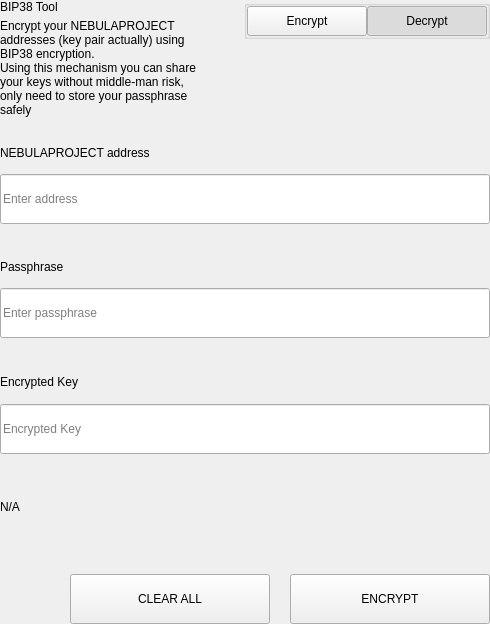
<?xml version="1.0" encoding="UTF-8"?>
<ui version="4.0">
 <class>SettingsBitToolWidget</class>
 <widget class="QWidget" name="SettingsBitToolWidget">
  <property name="geometry">
   <rect>
    <x>0</x>
    <y>0</y>
    <width>490</width>
    <height>624</height>
   </rect>
  </property>
  <property name="windowTitle">
   <string>Form</string>
  </property>
  <layout class="QVBoxLayout" name="verticalLayout">
   <property name="spacing">
    <number>0</number>
   </property>
   <property name="leftMargin">
    <number>0</number>
   </property>
   <property name="topMargin">
    <number>0</number>
   </property>
   <property name="rightMargin">
    <number>0</number>
   </property>
   <property name="bottomMargin">
    <number>0</number>
   </property>
   <item>
    <widget class="QWidget" name="left" native="true">
     <layout class="QVBoxLayout" name="verticalLayout_3">
      <property name="leftMargin">
       <number>0</number>
      </property>
      <property name="topMargin">
       <number>0</number>
      </property>
      <property name="rightMargin">
       <number>0</number>
      </property>
      <property name="bottomMargin">
       <number>0</number>
      </property>
      <item>
       <layout class="QVBoxLayout" name="verticalLayout_2">
        <property name="spacing">
         <number>0</number>
        </property>
        <item>
         <layout class="QHBoxLayout" name="horizontalLayout_3" stretch="3,1">
          <property name="spacing">
           <number>40</number>
          </property>
          <item>
           <layout class="QVBoxLayout" name="verticalLayoutTitle">
            <property name="spacing">
             <number>5</number>
            </property>
            <item>
             <widget class="QLabel" name="labelTitle">
              <property name="text">
               <string>BIP38 Tool</string>
              </property>
             </widget>
            </item>
            <item>
             <widget class="QLabel" name="labelSubtitle1">
              <property name="text">
               <string>Encrypt your NEBULAPROJECT addresses (key pair actually) using BIP38 encryption.
Using this mechanism you can share your keys without middle-man risk, only need to store your passphrase safely</string>
              </property>
              <property name="wordWrap">
               <bool>true</bool>
              </property>
             </widget>
            </item>
           </layout>
          </item>
          <item alignment="Qt::AlignTop">
           <widget class="QGroupBox" name="groupBox">
            <property name="title">
             <string/>
            </property>
            <property name="alignment">
             <set>Qt::AlignLeading|Qt::AlignLeft|Qt::AlignTop</set>
            </property>
            <layout class="QHBoxLayout" name="horizontalLayout_4">
             <property name="spacing">
              <number>0</number>
             </property>
             <property name="leftMargin">
              <number>0</number>
             </property>
             <property name="topMargin">
              <number>0</number>
             </property>
             <property name="rightMargin">
              <number>0</number>
             </property>
             <property name="bottomMargin">
              <number>0</number>
             </property>
             <item>
              <spacer name="horizontalSpacer">
               <property name="orientation">
                <enum>Qt::Horizontal</enum>
               </property>
               <property name="sizeHint" stdset="0">
                <size>
                 <width>40</width>
                 <height>20</height>
                </size>
               </property>
              </spacer>
             </item>
             <item>
              <widget class="QPushButton" name="pushLeft">
               <property name="minimumSize">
                <size>
                 <width>120</width>
                 <height>30</height>
                </size>
               </property>
               <property name="maximumSize">
                <size>
                 <width>120</width>
                 <height>30</height>
                </size>
               </property>
               <property name="focusPolicy">
                <enum>Qt::NoFocus</enum>
               </property>
               <property name="text">
                <string>Encrypt</string>
               </property>
               <property name="checkable">
                <bool>true</bool>
               </property>
               <property name="autoExclusive">
                <bool>true</bool>
               </property>
              </widget>
             </item>
             <item>
              <widget class="QPushButton" name="pushRight">
               <property name="minimumSize">
                <size>
                 <width>120</width>
                 <height>30</height>
                </size>
               </property>
               <property name="maximumSize">
                <size>
                 <width>120</width>
                 <height>30</height>
                </size>
               </property>
               <property name="focusPolicy">
                <enum>Qt::NoFocus</enum>
               </property>
               <property name="text">
                <string>Decrypt</string>
               </property>
               <property name="checkable">
                <bool>true</bool>
               </property>
               <property name="checked">
                <bool>true</bool>
               </property>
               <property name="autoExclusive">
                <bool>true</bool>
               </property>
              </widget>
             </item>
            </layout>
           </widget>
          </item>
         </layout>
        </item>
        <item>
         <widget class="QStackedWidget" name="stackedWidget">
          <property name="currentIndex">
           <number>1</number>
          </property>
          <widget class="QWidget" name="pageDecrypt">
           <layout class="QVBoxLayout" name="verticalLayout_5">
            <property name="spacing">
             <number>0</number>
            </property>
            <property name="leftMargin">
             <number>0</number>
            </property>
            <property name="topMargin">
             <number>0</number>
            </property>
            <property name="rightMargin">
             <number>0</number>
            </property>
            <property name="bottomMargin">
             <number>0</number>
            </property>
            <item>
             <widget class="QWidget" name="widget" native="true">
              <property name="minimumSize">
               <size>
                <width>0</width>
                <height>100</height>
               </size>
              </property>
              <layout class="QVBoxLayout" name="verticalLayout_4">
               <property name="spacing">
                <number>0</number>
               </property>
               <property name="leftMargin">
                <number>0</number>
               </property>
               <property name="topMargin">
                <number>0</number>
               </property>
               <property name="rightMargin">
                <number>0</number>
               </property>
               <property name="bottomMargin">
                <number>0</number>
               </property>
               <item>
                <spacer name="verticalSpacer_2">
                 <property name="orientation">
                  <enum>Qt::Vertical</enum>
                 </property>
                 <property name="sizeType">
                  <enum>QSizePolicy::Fixed</enum>
                 </property>
                 <property name="sizeHint" stdset="0">
                  <size>
                   <width>20</width>
                   <height>20</height>
                  </size>
                 </property>
                </spacer>
               </item>
               <item>
                <layout class="QHBoxLayout" name="horizontalLayout_6" stretch="2">
                 <property name="spacing">
                  <number>0</number>
                 </property>
                 <item>
                  <layout class="QVBoxLayout" name="verticalLayout_7">
                   <property name="spacing">
                    <number>9</number>
                   </property>
                   <item>
                    <widget class="QLabel" name="labelSubtitleKey">
                     <property name="minimumSize">
                      <size>
                       <width>0</width>
                       <height>20</height>
                      </size>
                     </property>
                     <property name="maximumSize">
                      <size>
                       <width>16777215</width>
                       <height>20</height>
                      </size>
                     </property>
                     <property name="text">
                      <string>Encrypted key</string>
                     </property>
                    </widget>
                   </item>
                   <item>
                    <widget class="QLineEdit" name="lineEditKey">
                     <property name="minimumSize">
                      <size>
                       <width>0</width>
                       <height>50</height>
                      </size>
                     </property>
                     <property name="maximumSize">
                      <size>
                       <width>16777215</width>
                       <height>50</height>
                      </size>
                     </property>
                     <property name="placeholderText">
                      <string>Enter a encrypted key</string>
                     </property>
                    </widget>
                   </item>
                  </layout>
                 </item>
                </layout>
               </item>
               <item>
                <spacer name="verticalSpacer_3">
                 <property name="orientation">
                  <enum>Qt::Vertical</enum>
                 </property>
                 <property name="sizeType">
                  <enum>QSizePolicy::Fixed</enum>
                 </property>
                 <property name="sizeHint" stdset="0">
                  <size>
                   <width>20</width>
                   <height>20</height>
                  </size>
                 </property>
                </spacer>
               </item>
               <item>
                <layout class="QVBoxLayout" name="verticalLayout_9">
                 <property name="spacing">
                  <number>9</number>
                 </property>
                 <item>
                  <widget class="QLabel" name="labelSubtitlePassphrase">
                   <property name="maximumSize">
                    <size>
                     <width>16777215</width>
                     <height>20</height>
                    </size>
                   </property>
                   <property name="text">
                    <string>Passphrase</string>
                   </property>
                  </widget>
                 </item>
                 <item>
                  <widget class="QLineEdit" name="lineEditPassphrase">
                   <property name="minimumSize">
                    <size>
                     <width>0</width>
                     <height>50</height>
                    </size>
                   </property>
                   <property name="maximumSize">
                    <size>
                     <width>16777215</width>
                     <height>50</height>
                    </size>
                   </property>
                   <property name="placeholderText">
                    <string>Enter a passphrase</string>
                   </property>
                  </widget>
                 </item>
                </layout>
               </item>
               <item>
                <spacer name="verticalSpacer_4">
                 <property name="orientation">
                  <enum>Qt::Vertical</enum>
                 </property>
                 <property name="sizeType">
                  <enum>QSizePolicy::Fixed</enum>
                 </property>
                 <property name="sizeHint" stdset="0">
                  <size>
                   <width>20</width>
                   <height>20</height>
                  </size>
                 </property>
                </spacer>
               </item>
               <item>
                <widget class="QWidget" name="widget_3" native="true">
                 <property name="sizePolicy">
                  <sizepolicy hsizetype="Preferred" vsizetype="Fixed">
                   <horstretch>0</horstretch>
                   <verstretch>0</verstretch>
                  </sizepolicy>
                 </property>
                 <layout class="QVBoxLayout" name="verticalLayout_10">
                  <property name="spacing">
                   <number>9</number>
                  </property>
                  <property name="leftMargin">
                   <number>0</number>
                  </property>
                  <property name="topMargin">
                   <number>0</number>
                  </property>
                  <property name="rightMargin">
                   <number>0</number>
                  </property>
                  <property name="bottomMargin">
                   <number>0</number>
                  </property>
                  <item>
                   <widget class="QLabel" name="labelSubtitleDecryptResult">
                    <property name="minimumSize">
                     <size>
                      <width>0</width>
                      <height>20</height>
                     </size>
                    </property>
                    <property name="maximumSize">
                     <size>
                      <width>16777215</width>
                      <height>20</height>
                     </size>
                    </property>
                    <property name="text">
                     <string>Decrypted address result</string>
                    </property>
                   </widget>
                  </item>
                  <item>
                   <widget class="QWidget" name="widget_4" native="true">
                    <layout class="QHBoxLayout" name="horizontalLayout" stretch="6,0,1">
                     <property name="spacing">
                      <number>0</number>
                     </property>
                     <property name="leftMargin">
                      <number>0</number>
                     </property>
                     <property name="topMargin">
                      <number>0</number>
                     </property>
                     <property name="rightMargin">
                      <number>0</number>
                     </property>
                     <property name="bottomMargin">
                      <number>0</number>
                     </property>
                     <item alignment="Qt::AlignVCenter">
                      <widget class="QLineEdit" name="lineEditDecryptResult">
                       <property name="minimumSize">
                        <size>
                         <width>0</width>
                         <height>50</height>
                        </size>
                       </property>
                       <property name="maximumSize">
                        <size>
                         <width>16777215</width>
                         <height>50</height>
                        </size>
                       </property>
                       <property name="placeholderText">
                        <string>Decrypted Address</string>
                       </property>
                      </widget>
                     </item>
                     <item>
                      <spacer name="horizontalSpacer_4">
                       <property name="orientation">
                        <enum>Qt::Horizontal</enum>
                       </property>
                       <property name="sizeType">
                        <enum>QSizePolicy::Fixed</enum>
                       </property>
                       <property name="sizeHint" stdset="0">
                        <size>
                         <width>20</width>
                         <height>50</height>
                        </size>
                       </property>
                      </spacer>
                     </item>
                     <item>
                      <widget class="QPushButton" name="pushButtonImport">
                       <property name="minimumSize">
                        <size>
                         <width>140</width>
                         <height>40</height>
                        </size>
                       </property>
                       <property name="text">
                        <string>Import Address</string>
                       </property>
                      </widget>
                     </item>
                    </layout>
                   </widget>
                  </item>
                 </layout>
                </widget>
               </item>
               <item>
                <widget class="QLabel" name="statusLabel_DEC">
                 <property name="maximumSize">
                  <size>
                   <width>16777215</width>
                   <height>40</height>
                  </size>
                 </property>
                 <property name="text">
                  <string/>
                 </property>
                </widget>
               </item>
               <item>
                <spacer name="verticalSpacer">
                 <property name="orientation">
                  <enum>Qt::Vertical</enum>
                 </property>
                 <property name="sizeType">
                  <enum>QSizePolicy::Preferred</enum>
                 </property>
                 <property name="sizeHint" stdset="0">
                  <size>
                   <width>20</width>
                   <height>20</height>
                  </size>
                 </property>
                </spacer>
               </item>
               <item>
                <layout class="QHBoxLayout" name="horizontalLayout_7">
                 <property name="spacing">
                  <number>0</number>
                 </property>
                 <item>
                  <spacer name="horizontalSpacer_5">
                   <property name="orientation">
                    <enum>Qt::Horizontal</enum>
                   </property>
                   <property name="sizeType">
                    <enum>QSizePolicy::Expanding</enum>
                   </property>
                   <property name="sizeHint" stdset="0">
                    <size>
                     <width>40</width>
                     <height>20</height>
                    </size>
                   </property>
                  </spacer>
                 </item>
                 <item>
                  <widget class="QPushButton" name="pushButtonDecryptClear">
                   <property name="minimumSize">
                    <size>
                     <width>200</width>
                     <height>50</height>
                    </size>
                   </property>
                   <property name="maximumSize">
                    <size>
                     <width>200</width>
                     <height>50</height>
                    </size>
                   </property>
                   <property name="text">
                    <string>CLEAR</string>
                   </property>
                  </widget>
                 </item>
                 <item>
                  <spacer name="horizontalSpacer_3">
                   <property name="orientation">
                    <enum>Qt::Horizontal</enum>
                   </property>
                   <property name="sizeType">
                    <enum>QSizePolicy::Fixed</enum>
                   </property>
                   <property name="sizeHint" stdset="0">
                    <size>
                     <width>20</width>
                     <height>20</height>
                    </size>
                   </property>
                  </spacer>
                 </item>
                 <item>
                  <widget class="QPushButton" name="pushButtonDecrypt">
                   <property name="minimumSize">
                    <size>
                     <width>200</width>
                     <height>50</height>
                    </size>
                   </property>
                   <property name="maximumSize">
                    <size>
                     <width>200</width>
                     <height>50</height>
                    </size>
                   </property>
                   <property name="text">
                    <string>DECRYPT KEY</string>
                   </property>
                  </widget>
                 </item>
                </layout>
               </item>
              </layout>
             </widget>
            </item>
           </layout>
          </widget>
          <widget class="QWidget" name="pageEncrypt">
           <layout class="QVBoxLayout" name="verticalLayout_11">
            <property name="spacing">
             <number>0</number>
            </property>
            <property name="leftMargin">
             <number>0</number>
            </property>
            <property name="topMargin">
             <number>0</number>
            </property>
            <property name="rightMargin">
             <number>0</number>
            </property>
            <property name="bottomMargin">
             <number>0</number>
            </property>
            <item>
             <spacer name="verticalSpacer_8">
              <property name="orientation">
               <enum>Qt::Vertical</enum>
              </property>
              <property name="sizeType">
               <enum>QSizePolicy::Fixed</enum>
              </property>
              <property name="sizeHint" stdset="0">
               <size>
                <width>20</width>
                <height>20</height>
               </size>
              </property>
             </spacer>
            </item>
            <item>
             <widget class="QWidget" name="containerAddressEnc" native="true">
              <layout class="QVBoxLayout" name="containerAddressEncLayout">
               <property name="spacing">
                <number>5</number>
               </property>
               <property name="leftMargin">
                <number>0</number>
               </property>
               <property name="topMargin">
                <number>0</number>
               </property>
               <property name="rightMargin">
                <number>0</number>
               </property>
               <property name="bottomMargin">
                <number>0</number>
               </property>
               <item>
                <widget class="QLabel" name="labelSubtitleAddress">
                 <property name="minimumSize">
                  <size>
                   <width>0</width>
                   <height>20</height>
                  </size>
                 </property>
                 <property name="maximumSize">
                  <size>
                   <width>16777215</width>
                   <height>20</height>
                  </size>
                 </property>
                 <property name="text">
                  <string>NEBULAPROJECT address</string>
                 </property>
                </widget>
               </item>
               <item>
                <widget class="QLineEdit" name="addressIn_ENC">
                 <property name="minimumSize">
                  <size>
                   <width>0</width>
                   <height>50</height>
                  </size>
                 </property>
                 <property name="placeholderText">
                  <string>Enter address</string>
                 </property>
                </widget>
               </item>
              </layout>
             </widget>
            </item>
            <item>
             <spacer name="verticalSpacer_6">
              <property name="orientation">
               <enum>Qt::Vertical</enum>
              </property>
              <property name="sizeType">
               <enum>QSizePolicy::Fixed</enum>
              </property>
              <property name="sizeHint" stdset="0">
               <size>
                <width>20</width>
                <height>20</height>
               </size>
              </property>
             </spacer>
            </item>
            <item>
             <widget class="QWidget" name="containerAddress" native="true">
              <layout class="QHBoxLayout" name="horizontalLayout_9" stretch="2">
               <property name="spacing">
                <number>0</number>
               </property>
               <property name="leftMargin">
                <number>0</number>
               </property>
               <property name="topMargin">
                <number>0</number>
               </property>
               <property name="rightMargin">
                <number>0</number>
               </property>
               <property name="bottomMargin">
                <number>0</number>
               </property>
               <item>
                <layout class="QVBoxLayout" name="verticalLayout_8">
                 <property name="spacing">
                  <number>5</number>
                 </property>
                 <item>
                  <widget class="QLabel" name="labelSubtitleMessage">
                   <property name="minimumSize">
                    <size>
                     <width>0</width>
                     <height>20</height>
                    </size>
                   </property>
                   <property name="maximumSize">
                    <size>
                     <width>16777215</width>
                     <height>20</height>
                    </size>
                   </property>
                   <property name="text">
                    <string>Passphrase</string>
                   </property>
                  </widget>
                 </item>
                 <item>
                  <widget class="QLineEdit" name="passphraseIn_ENC">
                   <property name="minimumSize">
                    <size>
                     <width>0</width>
                     <height>50</height>
                    </size>
                   </property>
                   <property name="maximumSize">
                    <size>
                     <width>16777215</width>
                     <height>50</height>
                    </size>
                   </property>
                   <property name="placeholderText">
                    <string>Enter passphrase</string>
                   </property>
                  </widget>
                 </item>
                </layout>
               </item>
              </layout>
             </widget>
            </item>
            <item>
             <spacer name="verticalSpacer_7">
              <property name="orientation">
               <enum>Qt::Vertical</enum>
              </property>
              <property name="sizeType">
               <enum>QSizePolicy::Fixed</enum>
              </property>
              <property name="sizeHint" stdset="0">
               <size>
                <width>20</width>
                <height>20</height>
               </size>
              </property>
             </spacer>
            </item>
            <item>
             <widget class="QWidget" name="widget_2" native="true">
              <property name="minimumSize">
               <size>
                <width>0</width>
                <height>75</height>
               </size>
              </property>
              <property name="maximumSize">
               <size>
                <width>16777215</width>
                <height>16777215</height>
               </size>
              </property>
              <layout class="QVBoxLayout" name="verticalLayout_6">
               <property name="leftMargin">
                <number>0</number>
               </property>
               <property name="topMargin">
                <number>0</number>
               </property>
               <property name="rightMargin">
                <number>0</number>
               </property>
               <property name="bottomMargin">
                <number>0</number>
               </property>
               <item>
                <widget class="QLabel" name="labelSubtitleEncryptedKey">
                 <property name="minimumSize">
                  <size>
                   <width>0</width>
                   <height>20</height>
                  </size>
                 </property>
                 <property name="maximumSize">
                  <size>
                   <width>16777215</width>
                   <height>20</height>
                  </size>
                 </property>
                 <property name="text">
                  <string>Encrypted Key</string>
                 </property>
                </widget>
               </item>
               <item>
                <widget class="QLineEdit" name="encryptedKeyOut_ENC">
                 <property name="minimumSize">
                  <size>
                   <width>0</width>
                   <height>50</height>
                  </size>
                 </property>
                 <property name="placeholderText">
                  <string>Encrypted Key</string>
                 </property>
                </widget>
               </item>
              </layout>
             </widget>
            </item>
            <item>
             <widget class="QLabel" name="statusLabel_ENC">
              <property name="text">
               <string notr="true">N/A</string>
              </property>
             </widget>
            </item>
            <item>
             <spacer name="verticalSpacer_5">
              <property name="orientation">
               <enum>Qt::Vertical</enum>
              </property>
              <property name="sizeType">
               <enum>QSizePolicy::Fixed</enum>
              </property>
              <property name="sizeHint" stdset="0">
               <size>
                <width>20</width>
                <height>20</height>
               </size>
              </property>
             </spacer>
            </item>
            <item>
             <layout class="QHBoxLayout" name="horizontalLayout_8">
              <property name="spacing">
               <number>0</number>
              </property>
              <item>
               <spacer name="horizontalSpacer_6">
                <property name="orientation">
                 <enum>Qt::Horizontal</enum>
                </property>
                <property name="sizeType">
                 <enum>QSizePolicy::Expanding</enum>
                </property>
                <property name="sizeHint" stdset="0">
                 <size>
                  <width>40</width>
                  <height>20</height>
                 </size>
                </property>
               </spacer>
              </item>
              <item>
               <widget class="QPushButton" name="pushButtonClear">
                <property name="minimumSize">
                 <size>
                  <width>200</width>
                  <height>50</height>
                 </size>
                </property>
                <property name="focusPolicy">
                 <enum>Qt::NoFocus</enum>
                </property>
                <property name="text">
                 <string>CLEAR ALL</string>
                </property>
               </widget>
              </item>
              <item>
               <spacer name="horizontalSpacer_2">
                <property name="orientation">
                 <enum>Qt::Horizontal</enum>
                </property>
                <property name="sizeType">
                 <enum>QSizePolicy::Fixed</enum>
                </property>
                <property name="sizeHint" stdset="0">
                 <size>
                  <width>20</width>
                  <height>20</height>
                 </size>
                </property>
               </spacer>
              </item>
              <item>
               <widget class="QPushButton" name="pushButtonEncrypt">
                <property name="minimumSize">
                 <size>
                  <width>200</width>
                  <height>50</height>
                 </size>
                </property>
                <property name="maximumSize">
                 <size>
                  <width>200</width>
                  <height>50</height>
                 </size>
                </property>
                <property name="focusPolicy">
                 <enum>Qt::NoFocus</enum>
                </property>
                <property name="text">
                 <string>ENCRYPT</string>
                </property>
               </widget>
              </item>
             </layout>
            </item>
           </layout>
          </widget>
         </widget>
        </item>
       </layout>
      </item>
     </layout>
    </widget>
   </item>
  </layout>
 </widget>
 <resources/>
 <connections/>
</ui>
